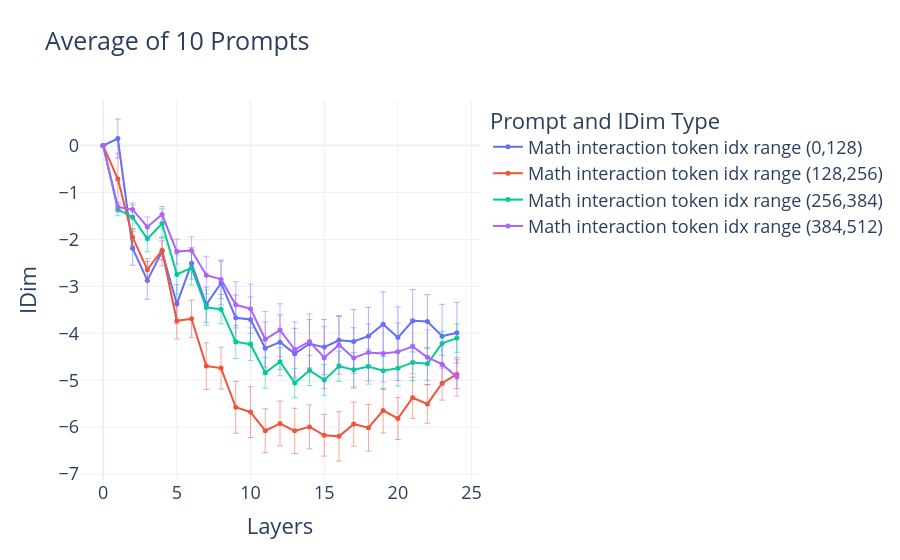

Write notebook code for a chart like this one.
### Code cell
# Initialize a Plotly Figure object
fig = go.Figure()



# Example: Get the first color


# Add the main trace: the average line with error bars
for i in range(4):
    fig.add_trace(go.Scatter(
        x=labels,
        y=idim_interaction_avg_list[i],
        mode='lines+markers',  # Display both the line connecting points and markers at each point
        name=f'Math interaction token idx range ({range_list[i][0]},{range_list[i][1]})',   # Name for the legend
        line=dict(color=colors[i], width=2), # Style the average line
        marker=dict(size=5, color=colors[i]), # Style the markers
        error_y=dict(
            type='data',       # Error bar type: 'data' means the 'array' values are the error magnitudes
            array=idim_interaction_err_list[i],   # Provide the calculated standard error values for the error bars
            visible=True,      # Make the error bars visible
            thickness=1,       # Thickness of the error bar lines
            width=3,           # Width of the e rror bar caps
            color=get_alpha_color_string(colors[i]) # Color of error bars (royalblue with some transparency)
        )
    ))





# --- Optional: Add the original individual lines for context (commented out by default) ---
# Uncomment the following loop if you want to see the underlying data lines.
# for i in range(num_lines):
#     fig.add_trace(go.Scatter(
#         x=x_values,
#         y=y_data[i, :],
#         mode='lines',
#         name=f'Line {i+1}',
#         line=dict(width=0.5, color='rgba(128, 128, 128, 0.4)'), # Thin, semi-transparent grey lines
#         showlegend=False # Hide these individual lines from the main legend
#     ))

# --- 4. Customize the Plot Layout ---
fig.update_layout(font=dict(size=18)) 
fig.update_layout(
    title='Average of 10 Prompts', # Plot title
    xaxis_title='Layers',                 # X-axis label
    yaxis_title='IDim',                               # Y-axis label
    legend_title='Prompt and IDim Type',                               # Title for the legend box
    hovermode='x unified',                               # Show hover info for all traces at a given x-value
    template='plotly_white',
    showlegend=True,
)

#fig.write_image('IDIM_prompt_categories.png')
# --- 5. Show the Plot ---

# Display the figure. This will typically open it in a browser window
# or display it in the output cell of a Jupyter notebook.
fig.show()

### Figure 1 — Plotly figure (JSON) as saved in the notebook; plotly's stock layout.template omitted (floating-point values rounded to 4 significant figures)
{"data": [{"error_y": {"array": [0, 0.4169, 0.3597, 0.4019, 0.3068, 0.4163, 0.3354, 0.3747, 0.4685, 0.4849, 0.4804, 0.5603, 0.5836, 0.5391, 0.5141, 0.588, 0.5072, 0.6787, 0.6129, 0.6899, 0.6535, 0.6651, 0.5739, 0.6793, 0.6475], "color": "rgba(99, 110, 250, 0.5)", "thickness": 1, "type": "data", "visible": true, "width": 3}, "line": {"color": "#636EFA", "width": 2}, "marker": {"color": "#636EFA", "size": 5}, "mode": "lines+markers", "name": "Math interaction token idx range (0,128)", "type": "scatter", "y": [0, 0.1495, -2.189, -2.872, -2.256, -3.377, -2.509, -3.389, -2.928, -3.669, -3.706, -4.318, -4.189, -4.433, -4.222, -4.294, -4.15, -4.174, -4.06, -3.808, -4.091, -3.733, -3.75, -4.061, -3.988]}, {"error_y": {"array": [0, 0.5512, 0.1842, 0.231, 0.2014, 0.3855, 0.3975, 0.4964, 0.4478, 0.5526, 0.5411, 0.4666, 0.4754, 0.4823, 0.469, 0.4447, 0.5252, 0.4697, 0.4984, 0.4768, 0.448, 0.4394, 0.4122, 0.3604, 0.3061], "color": "rgba(239, 85, 59, 0.5)", "thickness": 1, "type": "data", "visible": true, "width": 3}, "line": {"color": "#EF553B", "width": 2}, "marker": {"color": "#EF553B", "size": 5}, "mode": "lines+markers", "name": "Math interaction token idx range (128,256)", "type": "scatter", "y": [0, -0.7136, -1.952, -2.644, -2.233, -3.734, -3.69, -4.698, -4.742, -5.576, -5.679, -6.076, -5.922, -6.079, -5.994, -6.173, -6.196, -5.935, -6.013, -5.647, -5.814, -5.373, -5.504, -5.064, -4.87]}, {"error_y": {"array": [0, 0.1349, 0.2611, 0.2765, 0.3101, 0.4187, 0.3654, 0.377, 0.312, 0.3545, 0.3486, 0.3291, 0.2994, 0.3123, 0.3202, 0.3295, 0.3214, 0.3684, 0.3749, 0.3963, 0.3824, 0.3874, 0.3535, 0.2555, 0.3019], "color": "rgba(0, 204, 150, 0.5)", "thickness": 1, "type": "data", "visible": true, "width": 3}, "line": {"color": "#00CC96", "width": 2}, "marker": {"color": "#00CC96", "size": 5}, "mode": "lines+markers", "name": "Math interaction token idx range (256,384)", "type": "scatter", "y": [0, -1.36, -1.526, -1.987, -1.659, -2.744, -2.607, -3.451, -3.486, -4.185, -4.234, -4.842, -4.605, -5.058, -4.792, -4.993, -4.702, -4.775, -4.708, -4.799, -4.742, -4.62, -4.65, -4.215, -4.102]}, {"error_y": {"array": [0, 0.1048, 0.1398, 0.2127, 0.1708, 0.2651, 0.2889, 0.403, 0.4118, 0.4924, 0.5224, 0.5905, 0.5596, 0.5877, 0.584, 0.6595, 0.6242, 0.6432, 0.6073, 0.6134, 0.6112, 0.5793, 0.5841, 0.4513, 0.4119], "color": "rgba(171, 99, 250, 0.5)", "thickness": 1, "type": "data", "visible": true, "width": 3}, "line": {"color": "#AB63FA", "width": 2}, "marker": {"color": "#AB63FA", "size": 5}, "mode": "lines+markers", "name": "Math interaction token idx range (384,512)", "type": "scatter", "y": [0, -1.31, -1.364, -1.734, -1.469, -2.259, -2.235, -2.761, -2.852, -3.393, -3.477, -4.127, -3.931, -4.346, -4.174, -4.52, -4.247, -4.525, -4.407, -4.428, -4.394, -4.282, -4.513, -4.659, -4.929]}], "layout": {"font": {"size": 18}, "hovermode": "x unified", "legend": {"title": {"text": "Prompt and IDim Type"}}, "showlegend": true, "title": {"text": "Average of 10 Prompts"}, "xaxis": {"title": {"text": "Layers"}}, "yaxis": {"title": {"text": "IDim"}}}}
